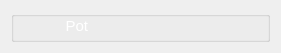
   <widget class="QWidget" name="verticalLayoutWidget_3">
    <property name="geometry">
     <rect>
      <x>260</x>
      <y>130</y>
      <width>281</width>
      <height>31</height>
     </rect>
    </property>
    <layout class="QVBoxLayout" name="verticalLayout_5">
     <item>
      <widget class="QGroupBox" name="box_pot">
       <property name="title">
        <string/>
       </property>
       <widget class="QLabel" name="textPot">
        <property name="geometry">
         <rect>
          <x>10</x>
          <y>5</y>
          <width>67</width>
          <height>20</height>
         </rect>
        </property>
        <property name="text">
         <string>&lt;!DOCTYPE HTML PUBLIC &quot;-//W3C//DTD HTML 4.0//EN&quot; &quot;http://www.w3.org/TR/REC-html40/strict.dtd&quot;&gt;
&lt;html&gt;&lt;head&gt;&lt;meta name=&quot;qrichtext&quot; content=&quot;1&quot; /&gt;&lt;style type=&quot;text/css&quot;&gt;
p, li { white-space: pre-wrap; }
&lt;/style&gt;&lt;/head&gt;&lt;body style=&quot; font-family:'Ubuntu'; font-size:11pt; font-weight:400; font-style:normal;&quot;&gt;
&lt;p style=&quot; margin-top:0px; margin-bottom:0px; margin-left:0px; margin-right:0px; -qt-block-indent:0; text-indent:0px;&quot;&gt;&lt;span style=&quot; color:#ffffff;&quot;&gt;Pot&lt;/span&gt;&lt;/p&gt;&lt;/body&gt;&lt;/html&gt;</string>
        </property>
        <property name="alignment">
         <set>Qt::AlignRight|Qt::AlignTrailing|Qt::AlignVCenter</set>
        </property>
       </widget>
       <widget class="QLabel" name="pot">
        <property name="geometry">
         <rect>
          <x>80</x>
          <y>5</y>
          <width>121</width>
          <height>20</height>
         </rect>
        </property>
        <property name="layoutDirection">
         <enum>Qt::LeftToRight</enum>
        </property>
        <property name="styleSheet">
         <string notr="true">color: rgb(255, 255, 255);</string>
        </property>
        <property name="text">
         <string/>
        </property>
        <property name="alignment">
         <set>Qt::AlignCenter</set>
        </property>
       </widget>
      </widget>
     </item>
    </layout>
   </widget>
